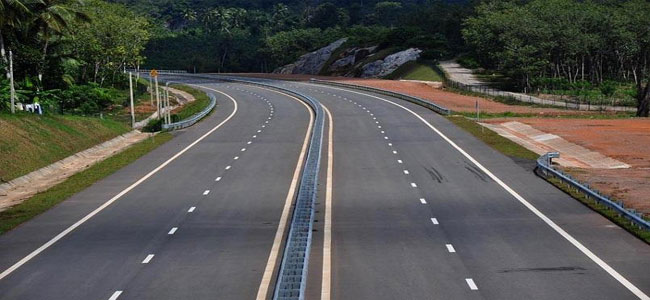
#> input picture imgPro/img/NH_6841.jpg, 650 x 300 px, given in place of TESTaopencv0.jpg, which was not available
$ python distance.py   (older library calls are emulated)
#> lines starting #> are read from the running program, lines starting #| are printed output that depends on the picture; after the words box and inside, x2 and y2 are one past the last pixel; in counts of white or black regions, pixels touching at a corner belong together; pictures that were not available may be replaced by others from this repository, and a replacement may not be noted
from imutils import paths
import numpy as np
import imutils
import cv2

def find_marker(image):
    #conv to grayscale, blur it, detect edges
    gray = cv2.cvtColor(image, cv2.COLOR_BGR2GRAY)
    gray = cv2.GaussianBlur(gray, (5,5), 0)
    edged = cv2.Canny(gray, 70, 160)

    cv2.imshow("test",edged)
    cv2.waitKey(0)

    #find the contours in the edged image, keep the largest one; we'll asume that this is our object in the emage

    cnts = cv2.findContours(edged.copy(), cv2.RETR_LIST, cv2.CHAIN_APPROX_SIMPLE)
    cnts = imutils.grab_contours(cnts)
    c = max(cnts, key=cv2.contourArea)

    #compute the bounding box of the object region and return it

    return cv2.minAreaRect(c)


def distance_to_camera(knownWidth, focalLength, perWidth):
    return (knownWidth*focalLength) / perWidth


#initialize the known distance from the camera to the object (cm)
KNOWN_DISTANCE = 50.0

#initialize the known object width
KNOWN_WIDTH = 21.0

#load the image with an object known to be 50 cm from the camera then find marker in image and initialize focal length
image = cv2.imread("img/distanceTest/TESTaopencv0.jpg")
#> image is the input picture: shape (300, 650, 3); mean B, G, R 80.5, 84.6, 85.2
marker = find_marker(image)
#> in find_marker, `gray = cv2.cvtColor(image, cv2.COLOR_BGR2GRAY)`:
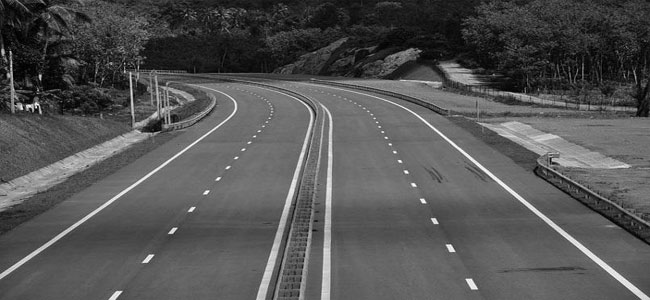
#> gray: shape (300, 650); min 0, max 255, mean 84.3
#> in find_marker, `edged = cv2.Canny(gray, 70, 160)`:
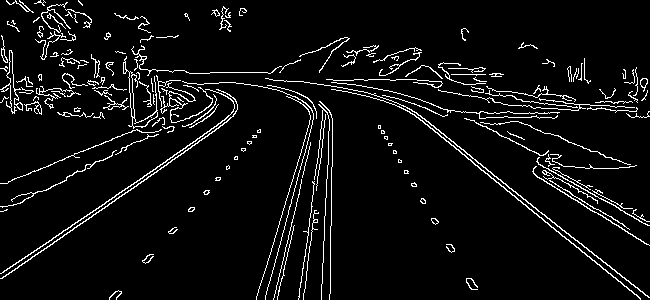
#> edged: shape (300, 650); 5.8% white in thin lines or dots
#> in find_marker, `cnts = cv2.findContours(edged.copy(), cv2.RETR_LIST, cv2.CHAIN_APPROX_..`: cnts = 206 contours, 165 with area under 20; largest, box (x1, y1, x2, y2) and area: (123, 56, 158, 129) 320, (331, 89, 641, 300) 192, (265, 78, 650, 298) 188, (0, 89, 238, 279) 172, (0, 89, 235, 274) 168
#> in find_marker, `c = max(cnts, key=cv2.contourArea)`: c = contour of 116 points, box (x1, y1, x2, y2) (123, 56, 158, 129), area 320
#> marker = ((140.3, 90.96), (30.99, 72.34), -5.49)
focalLength = (marker[1][0] * KNOWN_DISTANCE) / KNOWN_WIDTH
#> focalLength = 73.79

camera = cv2.VideoCapture(0)
if camera.isOpened():
    while (True):
        # cv2.waitKey(0)
        value, image = camera.read()
        cv2.imwrite("img/distanceTest/aopencv" + str(0) + '.jpg', image)
        cv2.imshow("image", image)
        if cv2.waitKey(1) & 0xFF == ord('q'):
#> (key q is pressed here)
            camera.release()
            break
else:
    print("No camera")


del(camera)


"""for imagePath in sorted(paths.list_images("img/distanceTest")):
    #load the image, find the marker in the image then compute the distance from the marker to the camera
    image = cv2.imread(imagePath)
    marker = find_marker(image)
    cm = distance_to_camera(KNOWN_WIDTH, focalLength, marker[1][0])

    #draw a bounding box around the image and display it
    box = cv2.cv.BoxPoints(marker) if imutils.is_cv2() else cv2.boxPoints(marker)
    box = np.int0(box)
    cv2.drawContours(image, [box], -1, (0,255,0), 2)
    cv2.putText(image, "%.2fcm" % (cm), (image.shape[1] - 200, image.shape[0] - 20), cv2.FONT_HERSHEY_SIMPLEX, 2.0, (0, 255, 0), 3)
    cv2.imshow("image", image)
    cv2.waitKey(0)
    break
"""
imagePath = "img/distanceTest/aopencv0.jpg"

image = cv2.imread(imagePath)
marker = find_marker(image)
#> in find_marker (call 2), `edged = cv2.Canny(gray, 70, 160)`:
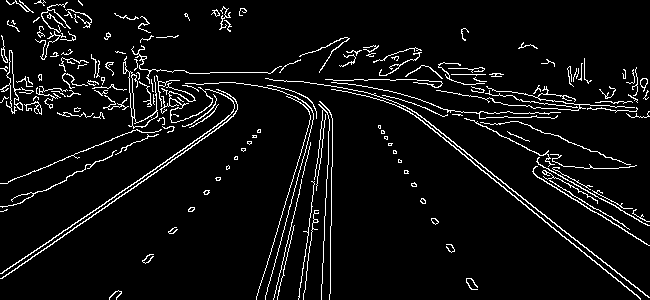
#> edged: shape (300, 650); 5.9% white in thin lines or dots
#> in find_marker (call 2), `cnts = cv2.findContours(edged.copy(), cv2.RETR_LIST, cv2.CHAIN_APPROX_..`: cnts = 206 contours, 165 with area under 20; largest, box (x1, y1, x2, y2) and area: (123, 56, 158, 129) 322, (331, 89, 641, 300) 190, (265, 78, 650, 298) 189, (0, 89, 238, 279) 173, (0, 89, 235, 274) 168
#> in find_marker (call 2), `c = max(cnts, key=cv2.contourArea)`: c = contour of 119 points, box (x1, y1, x2, y2) (123, 56, 158, 129), area 322
cm = distance_to_camera(KNOWN_WIDTH, focalLength, marker[1][0])
#> cm = 50

#draw a bounding box around the image and display it
box = cv2.cv.BoxPoints(marker) if imutils.is_cv2() else cv2.boxPoints(marker)
#> box = ((128.3, 128.4), (121.4, 56.44), (152.3, 53.48), (159.2, 125.5))
box = np.int0(box)
#> box = [[128, 128], [121, 56], [152, 53], [159, 125]]
cv2.drawContours(image, [box], -1, (0,255,0), 2)
cv2.putText(image, "%.2fcm" % (cm), (image.shape[1] - 200, image.shape[0] - 20), cv2.FONT_HERSHEY_SIMPLEX, 2.0, (0, 255, 0), 3)
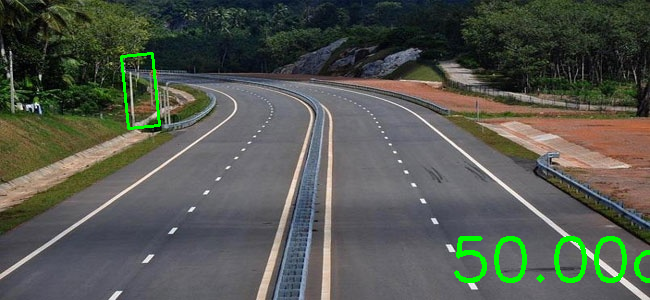
#> image: shape (300, 650, 3); mean B, G, R 79, 87.2, 83.6
cv2.imshow("image", image)
cv2.waitKey(0)
